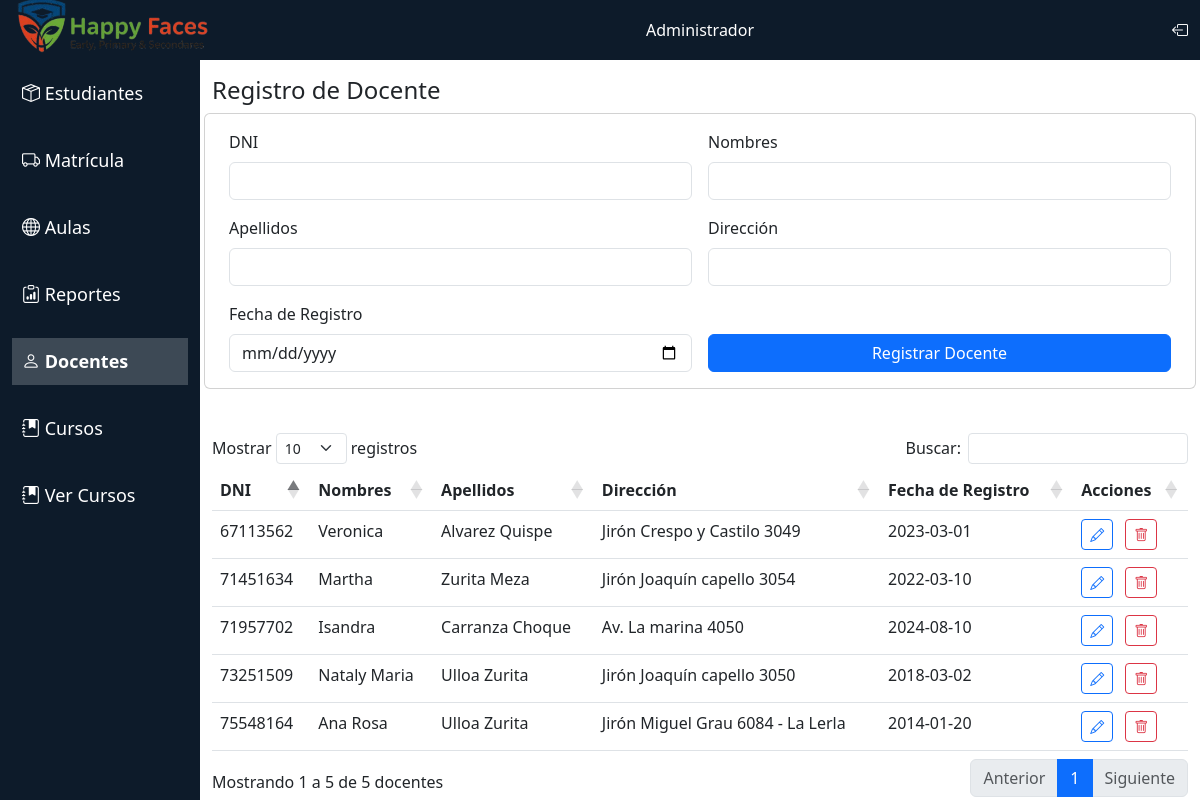
/PHP/Registro/Docentes.php, run on the app's committed database.
### tables this page shows
CREATE TABLE Docentes (
    DocenteID INT AUTO_INCREMENT PRIMARY KEY,
    DNI VARCHAR(12) NOT NULL,
    Nombres VARCHAR(100) NOT NULL,
    Apellidos VARCHAR(100) NOT NULL,
    Direccion VARCHAR(255),
    Fec_Registro DATE NOT NULL
);

### PHP/Negocio/negocio.php (called while the page is built, shortened)
<?php
include_once '../Conexion/conexion.php';
class Negocio
{
    function lisDocentes() {
    $sql = "SELECT DocenteID, DNI, Nombres, Apellidos, Direccion, Fec_Registro FROM Docentes";
    $obj = new Conexion();
    $res = mysqli_query($obj->conecta(), $sql) or die(mysqli_error($obj->conecta()));
    $vec = array();
    while($fila = mysqli_fetch_assoc($res)){
        $vec[] = $fila;
    }
    return $vec;
}
}
?>

### PHP/Conexion/conexion.php (called while the page is built)
<?php
class Conexion
{
    private $cn = null;
    function conecta()
    {
        if ($this->cn == null) {
            $this->cn = mysqli_connect("localhost", "root", "", "Institucion");
        }
        return $this->cn;
    }
}

### PHP/Registro/Docentes.php (the view, shortened to what this page needs)
<!DOCTYPE html>
<html lang="es">
<head>
    <link rel="stylesheet" href="https://cdn.datatables.net/1.13.4/css/dataTables.bootstrap5.min.css">
    <link href="https://cdn.jsdelivr.net/npm/bootstrap@5.3.0-alpha1/dist/css/bootstrap.min.css" rel="stylesheet">
    <link href="https://cdnjs.cloudflare.com/ajax/libs/bootstrap-icons/1.10.2/font/bootstrap-icons.min.css" rel="stylesheet">
    <link rel="stylesheet" href="../../CSS/Reportes/reportes.css">
</head>
<body>
<nav class="navbar navbar-expand-lg navbar-light custom-navbar">
    <div class="container-fluid">
        <a class="navbar-brand" href="#">
            <img src="../../src/images/logo.png" alt="Logo SnowBox" class="logo-img">
        </a>
        <span class="navbar-text text-white">Administrador</span>
        <a href="../../index.php" class="text-white"><i class="bi bi-box-arrow-left"></i></a>
    </div>
</nav>
<div class="container-fluid">
    <div class="row">
        <div class="col-2 custom-sidebar">
            <div class="nav flex-column">
                <a href="../Registro/Registro_estudiantes.php?user=1" class="nav-link"><i class="bi bi-box-seam"></i> Estudiantes</a>
                <a href="../Matricula/registro.php" class="nav-link"><i class="bi bi-truck"></i> Matrícula</a>
                <a href="../Aula.php" class="nav-link"><i class="bi bi-globe"></i> Aulas</a>
                <a href="../Cupo.php?user=1" class="nav-link"><i class="bi bi-clipboard-data"></i> Reportes</a>
                <a href="../Registro/Docentes.php" class="nav-link active"><i class="bi bi-person"></i> Docentes</a>
                <a href="../Cursos/registro_curso.php" class="nav-link"><i class="bi bi-journal-bookmark-fill"></i> Cursos</a>
                <a href="../Cursos/ver_curso.php" class="nav-link"><i class="bi bi-journal-bookmark-fill"></i> Ver Cursos </a>
            </div>
        </div>
        <div class="col-10 mt-3">
            <h4>Registro de Docente</h4>
            <form action="../Configuracion/controller.php" method="POST" class="row g-3">
                <div class="card">
                    <div class="card-body row g-3">
                        <div class="col-md-6">
                            <label for="DNI" class="form-label">DNI</label>
                            <input type="text" name="DNI" id="DNI" class="form-control" required>
                        </div>
                        <div class="col-md-6">
                            <label for="Nombres" class="form-label">Nombres</label>
                            <input type="text" name="Nombres" id="Nombres" class="form-control" required>
                        </div>
                        <div class="col-md-6">
                            <label for="Apellidos" class="form-label">Apellidos</label>
                            <input type="text" name="Apellidos" id="Apellidos" class="form-control" required>
                        </div>
                        <div class="col-md-6">
                            <label for="Direccion" class="form-label">Dirección</label>
                            <input type="text" name="Direccion" id="Direccion" class="form-control" required>
                        </div>
                        <div class="col-md-6">
                            <label for="Fec_Registro" class="form-label">Fecha de Registro</label>
                            <input type="date" name="Fec_Registro" id="Fec_Registro" class="form-control" required>
                        </div>
                        <div class="col-md-6 d-flex align-items-end">
                            <button type="submit" name="addDocente" class="btn btn-primary w-100">Registrar Docente</button>
                        </div>
                    </div>
                </div>
            </form>
            <div class="row mt-4">
                <div class="col" data-simplebar style="max-height: 420px;">
                    <table id="docentes-table" class="table table-hover">
                        <thead>
                            <tr>
                                <th>DNI</th>
                                <th>Nombres</th>
                                <th>Apellidos</th>
                                <th>Dirección</th>
                                <th>Fecha de Registro</th>
                                <th>Acciones</th>
                            </tr>
                        </thead>
                        <tbody>
                            <?php
                            include '../Negocio/negocio.php';
                            $obj = new Negocio();
                            $docentes = $obj->lisDocentes();
                            foreach ($docentes as $d) {
                            ?>
                                <tr>
                                    <td><?= $d['DNI'] ?></td>
                                    <td><?= $d['Nombres']?></td>
                                    <td><?= $d['Apellidos'] ?></td>
                                    <td><?= $d['Direccion'] ?></td>
                                    <td><?= $d['Fec_Registro'] ?></td>
                                    <td>
                                        <button type="button" class="btn btn-sm btn-outline-primary me-2 btn-editar"
                                            data-id="<?= $d['DocenteID'] ?>"
                                            data-dni="<?= $d['DNI'] ?>"
                                            data-nombres="<?= $d['Nombres'] ?>"
                                            data-apellidos="<?= $d['Apellidos'] ?>"
                                            data-direccion="<?= $d['Direccion'] ?>"
                                            data-fecha="<?= $d['Fec_Registro'] ?>"
                                            data-bs-toggle="modal" data-bs-target="#modalEditarDocente">
                                            <i class="bi bi-pencil"></i>
                                        </button>
<?php echo '<a href="../Configuracion/controller.php?action=delete&DocenteID=' . $d['DocenteID'] . '" class="btn btn-sm btn-outline-danger"><i class="bi bi-trash"></i></a>'; ?>
                                    </td>
                                </tr>
                            <?php } ?>
                        </tbody>
                    </table>
                </div>
            </div>
        </div>
    </div>
</div>
</body>
</html>

### CSS/Reportes/reportes.css (style rules this page uses)
.logo-img { width: 200px; margin-left: auto; margin-top: -8px; }
.custom-navbar { background-color: #0d1b2a; height: 60px; padding-top: 5px; padding-bottom: 5px; }
.custom-sidebar { height: calc(100vh - 60px); background-color: #0d1b2a; padding-top: 0; margin-top: 0; position: sticky; top: 0; }
.custom-sidebar a { color: white; font-size: 18px; margin: 10px 0; display: block; padding: 10px; text-align: left; }
.custom-sidebar a.active { background-color: rgba(255, 255, 255, 0.2); font-weight: bold; color: #fff; }
.card { margin-bottom: 20px; }

### data on the page
docentes: DNI "71451634", Nombres "Martha", Apellidos "Zurita Meza", Direccion "Jirón Joaquín capello 3054", Fec_Registro "2022-03-10"
docentes: DNI "73251509", Nombres "Nataly Maria", Apellidos "Ulloa Zurita", Direccion "Jirón Joaquín capello 3050", Fec_Registro "2018-03-02"
docentes: DNI "71957702", Nombres "Isandra", Apellidos "Carranza Choque", Direccion "Av. La marina 4050", Fec_Registro "2024-08-10"
docentes: DNI "67113562", Nombres "Veronica", Apellidos "Alvarez Quispe", Direccion "Jirón Crespo y Castilo 3049", Fec_Registro "2023-03-01"
docentes: DNI "75548164", Nombres "Ana Rosa", Apellidos "Ulloa Zurita", Direccion "Jirón Miguel Grau 6084 - La Lerla", Fec_Registro "2014-01-20"
